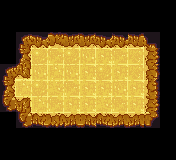

This is a level from a 2D game, rendered from its Tiled map with the project's own tilesets. A one-line summary and the complete map file follow:
An orthogonal 11x10 tile map with 16x16 px tiles, 1 tile layer (Ground) and 7 objects (2x BLOCK, HERO, GLOVE, STAIRS, SPIKES, ...).

<map version="1.10" tiledversion="1.10.2" orientation="orthogonal" renderorder="right-down" width="11" height="10" tilewidth="16" tileheight="16" infinite="0" nextlayerid="4" nextobjectid="9">
 <properties>
  <property name="DIRECTIONS" value="LLLLLU" />
  <property name="ITEMS" value="KEY,BLOCK" />
  <property name="NAME" value="Hmmmm" />
 </properties>
 <tileset firstgid="1" source="../level16.tsx" />
 <layer id="1" name="Ground" width="11" height="10">
  <data encoding="csv">
0,0,0,0,0,0,0,0,0,0,0,
0,0,0,0,0,0,0,0,0,0,0,
0,1,8,3,2,2,8,5,4,9,0,
0,10,17,15,17,11,13,15,16,38,0,
1,1073741852,11,12,11,13,17,13,16,47,0,
10,12,17,14,15,13,13,11,13,18,0,
19,28,12,15,13,13,14,15,13,38,0,
0,19,25,26,24,22,25,24,24,27,0,
0,0,0,0,0,0,0,0,0,0,0,
0,0,0,0,0,0,0,0,0,0,0
</data>
 </layer>
 <objectgroup id="2" name="Puzzle">
  <object id="1" name="HERO" x="134.623" y="90.0266">
   <point />
  </object>
  <object id="2" name="GLOVE" x="119.41" y="88.7763">
   <point />
  </object>
  <object id="4" name="STAIRS" x="71.4795" y="72.1047">
   <point />
  </object>
  <object id="5" name="BLOCK" x="103.572" y="90.4434">
   <point />
  </object>
  <object id="6" name="SPIKES" x="39.8034" y="87.1091">
   <point />
  </object>
 </objectgroup>
 <objectgroup id="3" name="Solution">
  <object id="7" name="KEY" x="71.8693" y="86.8421">
   <point />
  </object>
  <object id="8" name="BLOCK" x="88.6388" y="86.8421">
   <point />
  </object>
 </objectgroup>
</map>
